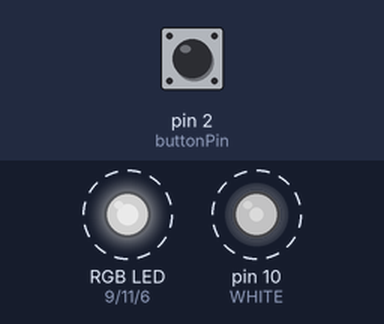
Recording of a sketch running on a simulated Arduino Uno, built with avr-gcc and run on an emulated ATmega328P. On the bench: an RGB LED mixed from three pins (HIGH = lit), output pins drawn as LEDs (lit = HIGH). Dashed ring = blinking. Inputs (shaded band) come from the test bench; at power-on: pin 2 (buttonPin) LOW. Dim RGB values are drawn brighter than linear.

Above: at 1.2 s.
1.3 s: pin 2 (buttonPin) pulled HIGH for 0.15 s
At 2.6 s:
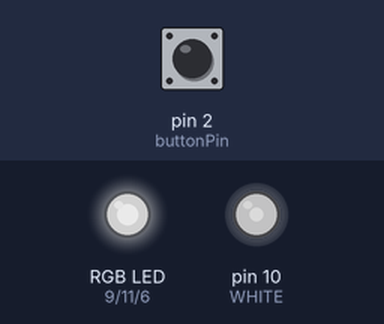
2.9 s: pin 2 (buttonPin) pulled HIGH for 3.2 s
At 7.0 s:
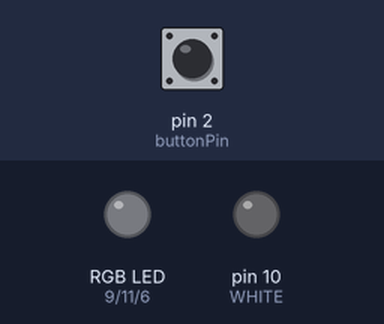
Timing chart, 0 to 8.5 s (numbered marks = the images above; inputs shaded):
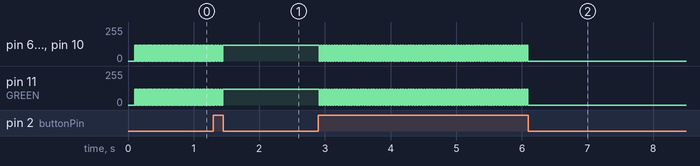

The sketch:

Pattern2.ino
```cpp
// Creating 2 unique LED patterns using button

const int GREEN = 11;
const int WHITE = 10;
const int RED = 9;
const int BLUE = 6;

bool patternOn = false;
bool increasing = true;

const int buttonPin = 2;

int buttonState = LOW;
int lastButtonState = LOW;


void setup() {
  // put your setup code here, to run once:
  pinMode(buttonPin, INPUT);
  pinMode(GREEN, OUTPUT);
  pinMode(WHITE, OUTPUT);
  pinMode(RED, OUTPUT);
  pinMode(BLUE, OUTPUT);
}

void loop() {
  // put your main code here, to run repeatedly:
  buttonState = digitalRead(buttonPin);
  delay(10);

  if (buttonState == HIGH && lastButtonState == LOW)
  {
    patternOn = !patternOn;
  } else { // do nothing
  }


  if (!patternOn)
  {
    unsigned long currentMillis = millis();
    unsigned long previousMillis = 0;
    unsigned long interval = 100;
    if(increasing)
    {
      for (int brightness = 0; brightness <= 120; brightness += 10)
      {
        currentMillis = millis();
        if (currentMillis - previousMillis >= interval)
        {
          previousMillis = currentMillis;
          analogWrite(GREEN, brightness);
          analogWrite(WHITE, brightness);
          analogWrite(RED, brightness);
          analogWrite(BLUE, brightness);
        }
        if(brightness == 120)
        {
          increasing = false;
        }
      }
    }
    else
    {
      for (int brightness = 120; brightness >= 0; brightness -= 10)
      {
        currentMillis = millis();
        if (currentMillis - previousMillis >= interval)
        {
          previousMillis = currentMillis;
          analogWrite(GREEN, brightness);
          analogWrite(WHITE, brightness);
          analogWrite(RED, brightness);
          analogWrite(BLUE, brightness);
        }
        if(brightness == 0)
        {
          increasing = true;
        }
      }
    }

  }
}
```

Measured:
- after the input at 1.3 s, pin 6 (BLUE), pin 9 (RED), pin 10 (WHITE), pin 11 (GREEN): alternates 120/255 for 0.02 s and 0/255 for 0.02 s, 4 changes in all, then stays 120/255, starting after 0.08 s
- after the input at 2.9 s, pin 6 (BLUE), pin 9 (RED), pin 10 (WHITE), pin 11 (GREEN): alternates 120/255 for 0.02 s and 0/255 for 0.02 s, 159 changes in all, then stays 0/255, starting at once
- by itself, pin 6 (BLUE), pin 9 (RED), pin 10 (WHITE), pin 11 (GREEN): alternates 120/255 for 0.01 s and 0/255 for 0.01 s
